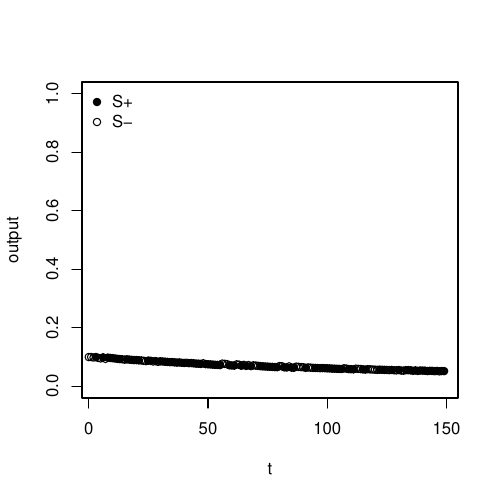

Source code (R):
d <- read.table("deltarule.dat")
names(d) <- c("t","reward","out")
splus <- d[d$reward==1,]
sminus <- d[d$reward==0,]
pdf( "deltarule.pdf", height=5, width=5 )
plot(splus$t, splus$out, type="b", pch=19, xlab="t",
     ylab="output", ylim=c(0,1) )
lines( sminus$t, sminus$out, type="b", pch=1 )
legend("topleft",legend=c("S+","S-"), bty="n",
       pch=c(19,1) )
dev.off()
